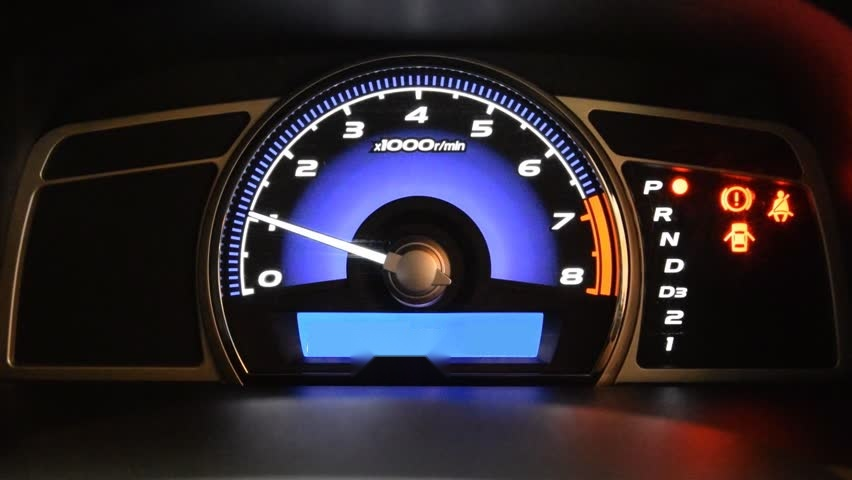
#> input picture dummy.jpg, 852 x 480 px, given in place of dashboard2.jpg, which was not available
$ jupyter execute --allow-errors synthetic.ipynb   (shell and % lines are left out)
#> lines starting #> are read from the running program, lines starting #| are printed output that depends on the picture; after the words box and inside, x2 and y2 are one past the last pixel; in counts of white or black regions, pixels touching at a corner belong together; pictures that were not available may be replaced by others from this repository, and a replacement may not be noted
[cell 1]
from matplotlib.pyplot import imshow
import numpy as np
from PIL import Image, ImageDraw, ImageFont
import colorsys
from IPython.display import display
import random
import xml.etree.ElementTree as ET
random.seed(12)

[cell 2]
def change_hue(im):
    width, height = im.size
    ld = im.load()
    hue_shift = random.choice([15.0,25.0, 90.])
    for y in range(height):
        for x in range(width):
            r,g,b = ld[x,y]
            h,s,v = colorsys.rgb_to_hsv(r/255., g/255., b/255.)
            h = (h + -hue_shift/360.0) % 1.0
            r,g,b = colorsys.hsv_to_rgb(h, s, v)
            ld[x,y] = (int(r * 255.9999), int(g * 255.9999), int(b * 255.9999))

#> (a cell that did not finish here is left out)

[cell 4]
def simulate_odo(im):
    new_im = im.copy()
    odo_val = random.randint(2000, 200000)
    trip_odo = random.uniform(1,odo_val/4)
    #odo_val = 11111111
    #trip_odo = 2222
    draw = ImageDraw.Draw(new_im)
    font = ImageFont.truetype("digital-7.ttf", 28)

    # ODO
    draw.text((350, 330),str(odo_val),(255,255,255),font=font)

    # TRIP ODO
    draw.text((450, 330),"{0:.1f}".format(trip_odo),(255,255,255),font=font)
#     create_annotation(odoval, t_odoval)
    return new_im

[cell 5]
im = Image.open('dashboard2.jpg')
#> im is the input picture: PIL image 852x480 RGB; mean R, G, B 41.8, 35.9, 44
#im = Image.open("test.jpg")

crop_rectangle = (350, 330, 450, 380)
cropped_im = im.crop(crop_rectangle)
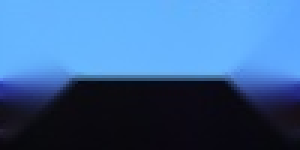
#> cropped_im: PIL image 100x50 RGB (shown 3 times larger); mean R, G, B 60.4, 101.7, 149.5

cropped_im.save('mask.jpg')

[cell 6]
simulate_odo(im)
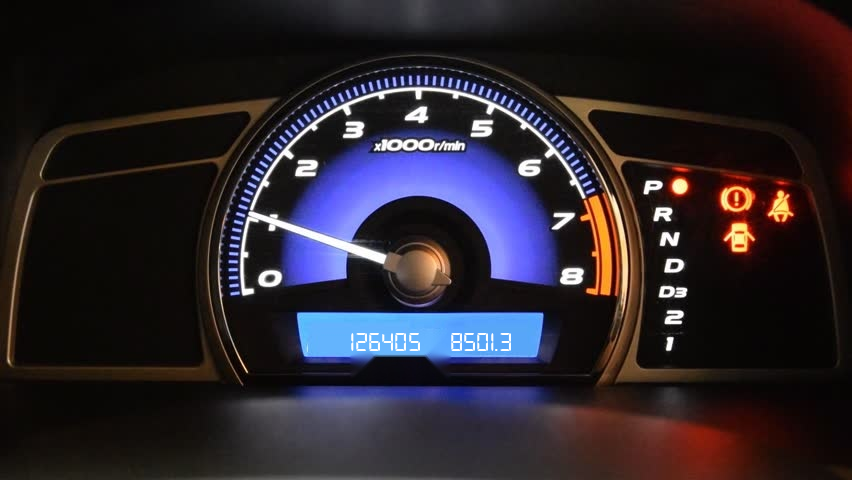
#> Out: PIL image 852x480 RGB; mean R, G, B 42.1, 36.1, 44

[cell 7]
im = Image.open('dashboard.jpg')
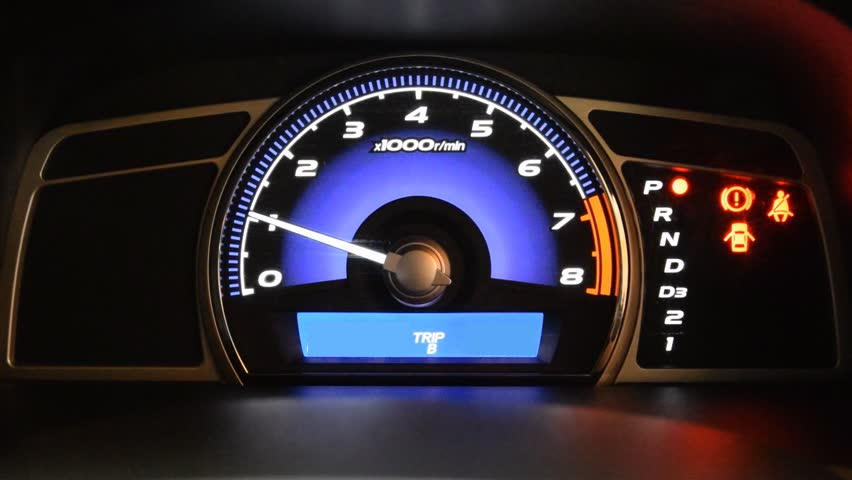
#> input picture dashboard.jpg, 852 x 480 px
#> im is the input picture: PIL image 852x480 RGB; mean R, G, B 42, 36.1, 44.2
im

#> (a cell that did not finish here is left out)

[cell 9]
import cv2
import numpy as np

# Load and display the original image
img = cv2.imread("dashboard2.jpg")
cv2.namedWindow("Original", cv2.WINDOW_NORMAL)
#cv2.imshow("Original", img)
#cv2.waitKey(0)

[cell 10]
# Create the basic black image
mask = np.zeros(img.shape, dtype = "uint8")

# Draw a white, filled rectangle on the mask image
cv2.rectangle(mask, (350, 330), (450, 340), (255, 255, 255), -1)
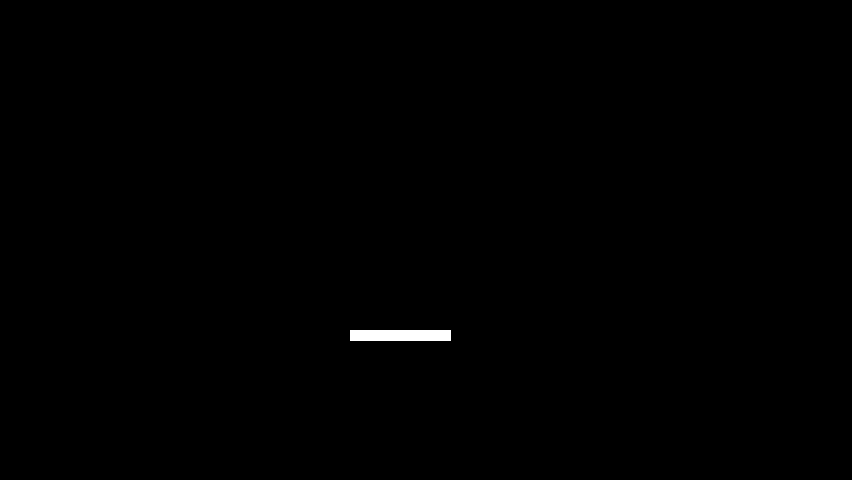
#> mask: shape (480, 852, 3); 0.27% white; 1 white region, box (x1, y1, x2, y2) and area: (350, 330, 451, 341) 1111

# Display constructed mask
cv2.namedWindow("Mask", cv2.WINDOW_NORMAL)
cv2.imshow("Mask", mask)
cv2.waitKey(0)

[cell 11]
import numpy as np
import cv2
img = cv2.imread('dashboard2.jpg')
# Create the basic black image
mask = np.zeros(img.shape, dtype = "uint8")
# Draw a white, filled rectangle on the mask image
mask = cv2.rectangle(mask, (350, 330), (430, 360), (255, 255, 255), -1)
gray_mask = cv2.cvtColor(mask, cv2.COLOR_BGR2GRAY)
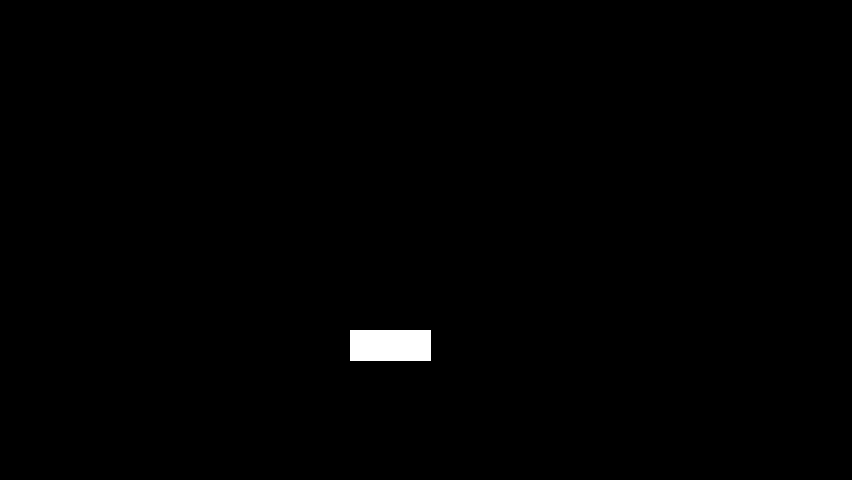
#> mask: shape (480, 852, 3); 0.61% white; 1 white region, box (x1, y1, x2, y2) and area: (350, 330, 431, 361) 2511
dst = cv2.inpaint(img,gray_mask,0,cv2.INPAINT_TELEA)
cv2.imwrite('dummy.jpg',dst)
#> Out = True

[cell 12]
# cv2.imshow('dst',dst)
# cv2.waitKey(0)
# cv2.destroyAllWindows()

[cell 13]
gray_mask.shape
#> Out = (480, 852)

[cell 14]
img.shape
#> Out = (480, 852, 3)

[cell 15]
mask.shape
cv2.rectangle(mask, (350, 330), (450, 340), (255, 255, 255), -1)
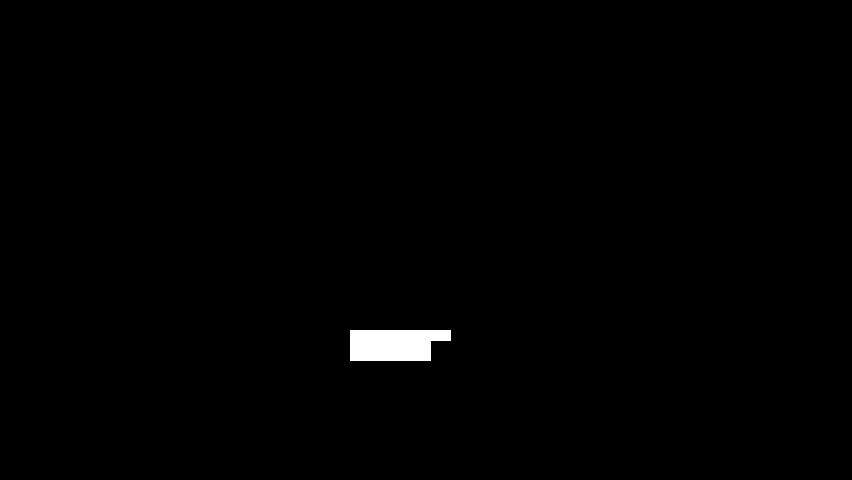
#> mask: shape (480, 852, 3); 0.67% white; 1 white region, box (x1, y1, x2, y2) and area: (350, 330, 451, 361) 2731
